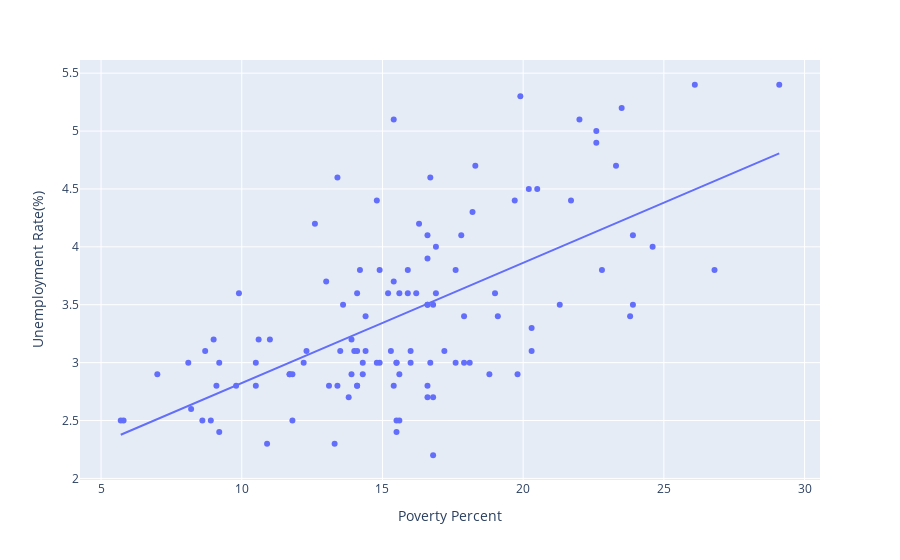

The notebook cell this image was saved under:
### Code cell
fig = px.scatter(x=x, y=y, trendline='ols', labels={'x':'Poverty Percent', 'y':'Unemployment Rate(%)'})
fig.show()
